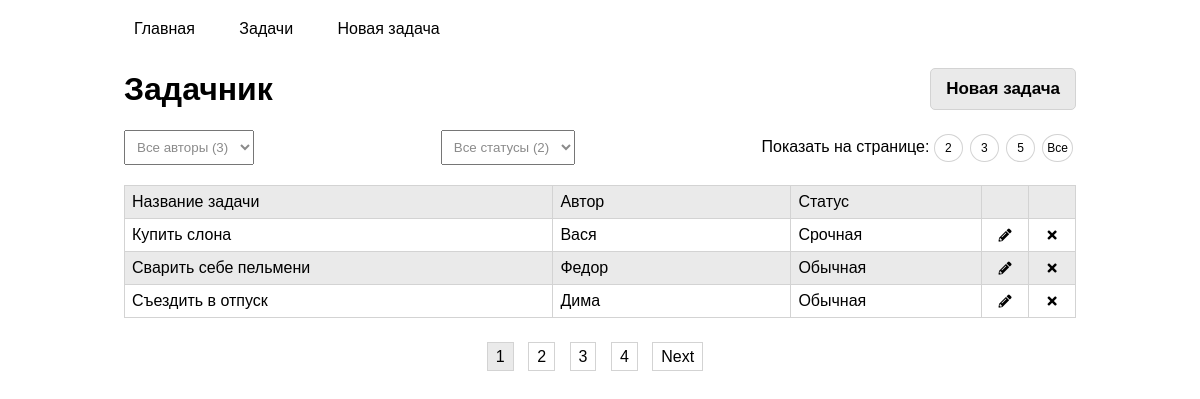
The page /tasks/list/?show=3 on the database its author committed.
### tables this page shows
CREATE TABLE `tasks` (
  `id` int(11) NOT NULL,
  `title` varchar(64) NOT NULL,
  `author_id` int(11) NOT NULL,
  `status_id` int(11) NOT NULL
);

CREATE TABLE `authors` (
  `id` int(11) NOT NULL,
  `title` varchar(32) NOT NULL
);

CREATE TABLE `status` (
  `id` int(11) NOT NULL,
  `title` varchar(32) NOT NULL
);

### engine/Autoload.php (called while the page is built, shortened)
<?php
class Autoload
{
	public function loadClass($className)
	{
		$fileName = realpath(str_replace(['app', '\\'], ['..', DS], $className) . ".php");
	}
}

### engine/Request.php (called while the page is built, shortened)
<?php
class Request
{
    private $requestString;
    private $params;
    public function __construct()
    {
        $this->requestString = $_SERVER['REQUEST_URI'];
    }
    private function parseRequest() {
        $url = explode('/', $this->requestString);
        $this->params = $_REQUEST;
        $data = json_decode(file_get_contents('php://input'));
    }
    public function getParams()
    {
        return $this->params;
    }
}

### traits/Tsingletone.php (called while the page is built, shortened)
<?php
trait Tsingletone
{
    private static $instance = null;
    public static function getInstance() {
        if (is_null(static::$instance)) {
            static::$instance = new static();
        }
        return static::$instance;
    }
}

### models/repositories/TasksRepository.php (called while the page is built, shortened)
<?php
class TasksRepository extends Repository
{
	public function getAllTasks($from, $num)
	{
		$sql = "SELECT tasks.id, tasks.title,
       			authors.id AS author_id, authors.title AS author_name, status.title AS status_name
						FROM tasks
						JOIN authors ON tasks.author_id = authors.id
						JOIN status ON tasks.status_id = status.id
						LIMIT ?,?";
		return Db::getInstance()->executeLimit($sql, $from, $num);
	}
	public function getTableName()
	{
		return "tasks";
	}
}

### engine/Db.php (called while the page is built, shortened)
<?php
class Db
{
	private $config = [
		'driver' => 'mysql',
		'host' => 'localhost',
		'login' => 'root',
		'password' => '',
		'database' => 'task-tracker',
		'charset' => 'utf8'
	];
	private $connection = null;
	private function getConnection()
	{
		if (is_null($this->connection)) {
			$this->connection = new \PDO(
				$this->prepareDSNString(),
				$this->config['login'],
				$this->config['password']
			);
			$this->connection->setAttribute(\PDO::ATTR_DEFAULT_FETCH_MODE, \PDO::FETCH_ASSOC);
		}
		return $this->connection;
	}
	private function prepareDSNString()
	{
		return sprintf("%s:host=%s;dbname=%s;charset=%s",
			$this->config['driver'],
			$this->config['host'],
			$this->config['database'],
			$this->config['charset']
		);
	}
	private function query($sql, $params)
	{
		$pdoStatement = $this->getConnection()->prepare($sql);
		$pdoStatement->execute($params);
		return $pdoStatement;
	}
	public function executeLimit($sql, $from, $num)
	{
		$pdoStatement = $this->getConnection()->prepare($sql);
		$pdoStatement->bindValue(1, $from, \PDO::PARAM_INT);
		$pdoStatement->bindValue(2, $num, \PDO::PARAM_INT);
		$pdoStatement->execute();
		return $pdoStatement->fetchAll();
	}
	public function queryOne($sql, $params = [])
	{
		return $this->queryAll($sql, $params)[0];
	}
	public function queryAll($sql, $params = [])
	{
		return $this->query($sql, $params)->fetchAll();
	}
}

### models/Repository.php (called while the page is built, shortened)
<?php
abstract class Repository implements IModel
{
	public function getCount(){
		$tableName = $this->getTableName();
		$sql = "SELECT count(*) AS count FROM {$tableName}";
		return Db::getInstance()->queryOne($sql);
	}
}

### views/tasks.php (the view, shortened to what this page needs)
<div class="header">
    <h1>Задачник</h1>
    <a href="/tasks/task/" class="add">Новая задача</a>
</div>
<div class="selectors">
    <select name="authors" id="author-selector" class="author-selector">
        <option value="default" selected>Все авторы (<?= count($authors) ?>)</option>
    </select>
    <select name="status" id="status-selector">
        <option value="default" selected>Все статусы (<?= count($status) ?>)</option>
    </select>
    <div class="showBy">Показать на странице:
			<? foreach ($perPageChoice as $perPage): ?>
          <a href="/tasks/list/?show=<?= $perPage ?>" class="showBy-icon"><?= $perPage ?></a>
			<? endforeach; ?>
        <a href="/tasks/list/?show=<?= $count ?>" class="showBy-icon big">Все</a>
    </div>
</div>
<div class="tasks-container">
    <div class="task-div">
        <div id='flex-container'>
            <div class="task-header">Название задачи</div>
            <div class="task-header">Автор</div>
            <div class="task-header">Статус</div>
            <div class="task-header"></div>
            <div class="task-header"></div>
        </div>
    </div>
	<? foreach ($tasks as $task): ?>
      <div id="<?= $task['id'] ?>" class="task task-div" data-author="<?= $task['author_name'] ?>"
           data-status="<?= $task['status_name'] ?>">
          <div id='flex-container'>
              <div class="task-specs"><p><?= $task['title'] ?></p></div>
              <div class="task-specs"><p><?= $task['author_name'] ?></p></div>
              <div class="task-specs"><p><?= $task['status_name'] ?></p></div>
              <div class="task-specs btn">
                  <a href="/tasks/task/?id=<?= $task['id'] ?>" class="edit fas fas fa-pencil-alt"></a>
              </div>
              <div class="task-specs btn">
                  <button data-id="<?= $task['id'] ?>" class="delete fas fas fa-times"></button>
              </div>
          </div>
      </div>
	<? endforeach; ?>
</div>
<div class="pagination">
	<? for ($i = 1; $i <= $pagesCount; $i++) {
		if ($page == $i) {
			$class = ' active';
		} else {
			$class = '';
		}
		echo "<a href='/tasks/list/?page=$i&show=$itemsPerPage' class='pag-icon$class'>$i</a> ";
	} ?>
	<? if ($page != $pagesCount): ?>
      <a href="/tasks/list/?page=<?= $page + 1 ?>&show=<?= $itemsPerPage ?>"
         class="pag-icon">Next</a>
	<? endif; ?>
</div>

### public/css/style.css (style rules this page uses)
* { box-sizing: border-box; margin: 0; padding: 0; font-family: Arial; }
.tasks-container { margin-bottom: 30px; }
.task-div:nth-child(odd) { background-color: rgb(234, 234, 234); }
#flex-container { display: flex; height: auto; flex-wrap: nowrap; justify-content: center; }
#flex-container > div { border-left: 1px solid lightgray; border-top: 1px solid lightgray; }
#flex-container > div:last-child { border-right: 1px solid lightgray; }
.tasks-container > div:last-child { border-bottom: 1px solid lightgray; }
#flex-container > div:nth-of-type(1) { width: 45%; }
#flex-container > div:nth-of-type(2) { width: 25%; }
#flex-container > div:nth-of-type(3) { width: 20%; }
#flex-container > div:nth-of-type(4) { width: 5%; }
#flex-container > div:nth-of-type(5) { width: 5%; flex-grow: 0; }
a { text-decoration: none; color: black; }
select { padding: 5px 15px 5px 5px; color: rgb(139, 139, 139); }
.header { margin-bottom: 20px; }
.selectors { display: flex; justify-content: space-between; align-items: baseline; }
.add { outline: none; font-size: 14px; font-weight: 600; padding: 10px 15px; border: 1px solid lightgray; border-radius: 5px; }
a.add { font-size: 17px; text-align: center; color: black; background-color: rgb(234, 234, 234); }
.addForm input, select { padding: 8px; margin-bottom: 20px; }
.header { display: flex; justify-content: space-between; align-items: center; }
.task-header, .task-specs { padding: 7px; }
.task-specs.btn { text-align: center; }
.task button { background-color: transparent; border: none; }
.fa-pencil-alt { font-size: 13px; }
.pagination { text-align: center; }
.pag-icon { border: 1px solid lightgray; margin-right: 10px; padding: 5px 8px; }
.showBy-icon { border: 1px solid lightgray; border-radius: 50%; margin-right: 3px; padding: 6px 10px; font-size: 12px; }
.big { padding: 6px 4px; }
.active { background-color: rgb(234, 234, 234); }

### rows shown on the page
tasks: title "Купить слона", author.title "Вася", status.title "Срочная"
tasks: title "Сварить себе пельмени", author.title "Федор", status.title "Обычная"
tasks: title "Съездить в отпуск", author.title "Дима", status.title "Обычная"

### other values the page prints
$perPage "2"
$perPage "3"
$perPage "5"
